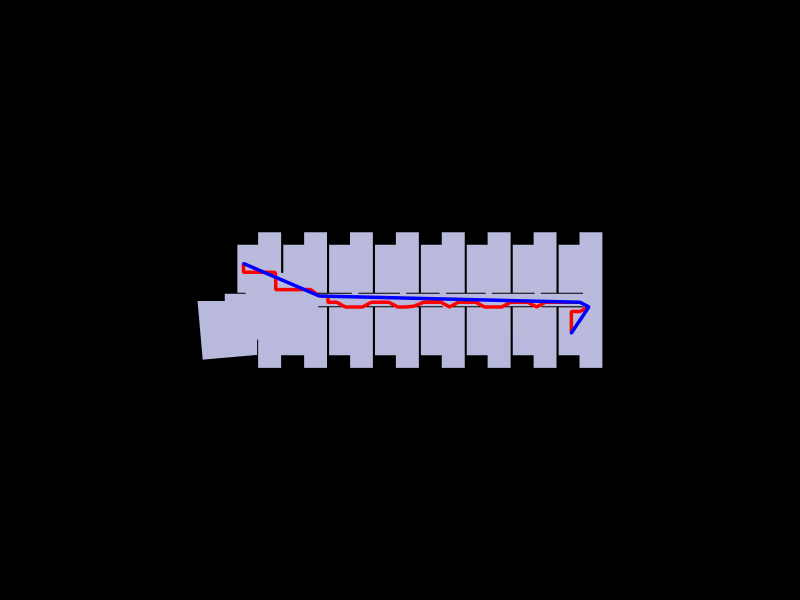

Notebook source saved alongside this figure:
### Code cell
Topology.Show(floor_face, shortest_path, straight_path,
              camera=[0, 0, 6],
              faceColor=[210, 210, 250],
              faceOpacity=1,
              edgeColorKey="color",
              edgeWidthKey="width",
              backgroundColor="black",
              width=800, height=600,
              renderer=renderer)

### Figure 1 — Plotly figure (JSON) as saved in the notebook; plotly's stock layout.template omitted (floating-point values rounded to 4 significant figures; data arrays with more than 128 entries replaced by an {"elided": "..."} marker saying what was removed)
{"data": [{"customdata": {"elided": "146 str values"}, "hoverinfo": "text", "hovertemplate": {"elided": "146 str values"}, "hovertext": {"elided": "146 str values"}, "legendgroup": "1", "legendrank": 1, "marker": {"color": {"elided": "146 str values"}, "line": {"width": 0}, "opacity": 1, "size": {"elided": "146 float values"}, "sizemode": "diameter", "symbol": "circle"}, "mode": "markers", "name": "1: Untitled (Vertices)", "showlegend": false, "text": {"elided": "146 str values"}, "type": "scatter3d", "x": {"elided": "146 float values"}, "y": {"elided": "146 float values"}, "z": {"elided": "146 int values"}}, {"hoverinfo": "text", "hovertext": [], "legendgroup": "2", "legendrank": 2, "line": {"color": "#000000", "dash": "solid", "width": 1}, "marker": {"color": "#000000", "size": 0.25, "symbol": "circle"}, "mode": "markers+lines", "name": "1: Untitled (Edges)", "showlegend": false, "text": [], "type": "scatter3d", "x": {"elided": "438 float values"}, "y": {"elided": "438 float values"}, "z": {"elided": "438 int values"}}, {"cmax": 1, "cmin": 0, "color": "#D2D2FA", "colorscale": [[0, "#440154"], [0.1111, "#482878"], [0.2222, "#3e4989"], [0.3333, "#31688e"], [0.4444, "#26828e"], [0.5556, "#1f9e89"], [0.6667, "#35b779"], [0.7778, "#6ece58"], [0.8889, "#b5de2b"], [1, "#fde725"]], "flatshading": true, "hoverinfo": "text", "hovertext": "", "i": {"elided": "144 int values"}, "j": {"elided": "144 int values"}, "k": {"elided": "144 int values"}, "legendgroup": "3", "legendrank": 3, "lighting": {"facenormalsepsilon": 0}, "name": "1: Untitled (Faces)", "opacity": 1, "showlegend": false, "showscale": false, "text": "", "type": "mesh3d", "x": {"elided": "146 float values"}, "y": {"elided": "146 float values"}, "z": {"elided": "146 int values"}}, {"customdata": ["", "", "", "", "", "", "", "", "", "", "", "", "", "", "", "", "", "", "", "", "", "", "", "", "", "", "", "", "", "", "", "", "", "", "", "", "", "", "", "", "", "", "", "", "", "", "", "", "", "", ""], "hoverinfo": "text", "hovertemplate": ["Click ", "Click ", "Click ", "Click ", "Click ", "Click ", "Click ", "Click ", "Click ", "Click ", "Click ", "Click ", "Click ", "Click ", "Click ", "Click ", "Click ", "Click ", "Click ", "Click ", "Click ", "Click ", "Click ", "Click ", "Click ", "Click ", "Click ", "Click ", "Click ", "Click ", "Click ", "Click ", "Click ", "Click ", "Click ", "Click ", "Click ", "Click ", "Click ", "Click ", "Click ", "Click ", "Click ", "Click ", "Click ", "Click ", "Click ", "Click ", "Click ", "Click ", "Click "], "hovertext": ["", "", "", "", "", "", "", "", "", "", "", "", "", "", "", "", "", "", "", "", "", "", "", "", "", "", "", "", "", "", "", "", "", "", "", "", "", "", "", "", "", "", "", "", "", "", "", "", "", "", ""], "legendgroup": "5", "legendrank": 5, "marker": {"color": ["#000000", "#000000", "#000000", "#000000", "#000000", "#000000", "#000000", "#000000", "#000000", "#000000", "#000000", "#000000", "#000000", "#000000", "#000000", "#000000", "#000000", "#000000", "#000000", "#000000", "#000000", "#000000", "#000000", "#000000", "#000000", "#000000", "#000000", "#000000", "#000000", "#000000", "#000000", "#000000", "#000000", "#000000", "#000000", "#000000", "#000000", "#000000", "#000000", "#000000", "#000000", "#000000", "#000000", "#000000", "#000000", "#000000", "#000000", "#000000", "#000000", "#000000", "#000000"], "line": {"width": 0}, "opacity": 1, "size": [2.8, 2.8, 2.8, 2.8, 2.8, 2.8, 2.8, 2.8, 2.8, 2.8, 2.8, 2.8, 2.8, 2.8, 2.8, 2.8, 2.8, 2.8, 2.8, 2.8, 2.8, 2.8, 2.8, 2.8, 2.8, 2.8, 2.8, 2.8, 2.8, 2.8, 2.8, 2.8, 2.8, 2.8, 2.8, 2.8, 2.8, 2.8, 2.8, 2.8, 2.8, 2.8, 2.8, 2.8, 2.8, 2.8, 2.8, 2.8, 2.8, 2.8, 2.8], "sizemode": "diameter", "symbol": "circle"}, "mode": "markers", "name": "2: Untitled (Vertices)", "showlegend": false, "text": ["", "", "", "", "", "", "", "", "", "", "", "", "", "", "", "", "", "", "", "", "", "", "", "", "", "", "", "", "", "", "", "", "", "", "", "", "", "", "", "", "", "", "", "", "", "", "", "", "", "", ""], "type": "scatter3d", "x": [22.47, 22.47, 22.47, 22.47, 22.97, 23.47, 22.97, 22.47, 21.97, 21.47, 20.97, 20.47, 19.97, 19.47, 18.97, 18.47, 17.97, 17.47, 16.97, 16.47, 15.97, 15.46, 14.97, 14.47, 13.97, 13.41, 12.97, 12.47, 11.97, 11.47, 10.97, 10.46, 9.967, 9.47, 8.967, 8.467, 8.467, 8.467, 7.967, 7.464, 6.967, 6.467, 5.967, 5.467, 5.467, 5.442, 4.967, 4.467, 3.967, 3.611, 3.611], "y": [2.108, 2.608, 3.108, 3.348, 3.348, 3.608, 3.878, 3.878, 3.878, 3.878, 3.878, 3.608, 3.878, 3.878, 3.878, 3.607, 3.608, 3.608, 3.878, 3.878, 3.879, 3.608, 3.879, 3.879, 3.879, 3.649, 3.608, 3.608, 3.879, 3.879, 3.879, 3.608, 3.608, 3.607, 3.879, 3.879, 4.108, 4.238, 4.238, 4.61, 4.608, 4.608, 4.608, 4.608, 5.108, 5.592, 5.608, 5.608, 5.608, 5.608, 6.108], "z": [0, 0, 0, 0, 0, 0, 0, 0, 0, 0, 0, 0, 0, 0, 0, 0, 0, 0, 0, 0, 0, 0, 0, 0, 0, 0, 0, 0, 0, 0, 0, 0, 0, 0, 0, 0, 0, 0, 0, 0, 0, 0, 0, 0, 0, 0, 0, 0, 0, 0, 0]}, {"hoverinfo": "text", "hovertext": [], "legendgroup": "6", "legendrank": 6, "line": {"color": "#FF0000", "dash": "solid", "width": 7}, "marker": {"color": "#FF0000", "size": 1.75, "symbol": "circle"}, "mode": "markers+lines", "name": "2: Untitled (Edges)", "showlegend": false, "text": [], "type": "scatter3d", "x": {"elided": "150 float values"}, "y": {"elided": "150 float values"}, "z": {"elided": "150 int values"}}, {"customdata": ["", "", "", "", ""], "hoverinfo": "text", "hovertemplate": ["Click ", "Click ", "Click ", "Click ", "Click "], "hovertext": ["", "", "", "", ""], "legendgroup": "9", "legendrank": 9, "marker": {"color": ["#000000", "#000000", "#000000", "#000000", "#000000"], "line": {"width": 0}, "opacity": 1, "size": [2.8, 2.8, 2.8, 2.8, 2.8], "sizemode": "diameter", "symbol": "circle"}, "mode": "markers", "name": "3: Untitled (Vertices)", "showlegend": false, "text": ["", "", "", "", ""], "type": "scatter3d", "x": [22.47, 23.47, 22.97, 7.967, 3.611], "y": [2.108, 3.608, 3.878, 4.238, 6.108], "z": [0, 0, 0, 0, 0]}, {"hoverinfo": "text", "hovertext": [], "legendgroup": "10", "legendrank": 10, "line": {"color": "#0000FF", "dash": "solid", "width": 7}, "marker": {"color": "#0000FF", "size": 1.75, "symbol": "circle"}, "mode": "markers+lines", "name": "3: Untitled (Edges)", "showlegend": false, "text": [], "type": "scatter3d", "x": [22.47, 23.47, null, 23.47, 22.97, null, 22.97, 7.967, null, 7.967, 3.611, null], "y": [2.108, 3.608, null, 3.608, 3.878, null, 3.878, 4.238, null, 4.238, 6.108, null], "z": [0, 0, null, 0, 0, null, 0, 0, null, 0, 0, null]}], "layout": {"autosize": true, "height": 600, "margin": {"b": 40, "l": 40, "r": 40, "t": 40}, "paper_bgcolor": "#000000", "plot_bgcolor": "#000000", "scene": {"aspectmode": "data", "camera": {"center": {"x": 0, "y": 0, "z": 0}, "eye": {"x": 0, "y": 0, "z": 6}, "projection": {"type": "perspective"}, "up": {"x": 0, "y": 1, "z": 0}}, "xaxis": {"visible": false}, "yaxis": {"visible": false}, "zaxis": {"visible": false}}, "showlegend": true, "width": 800, "xaxis": {"showgrid": false, "visible": false, "zeroline": false}, "yaxis": {"showgrid": false, "visible": false, "zeroline": false}}}
